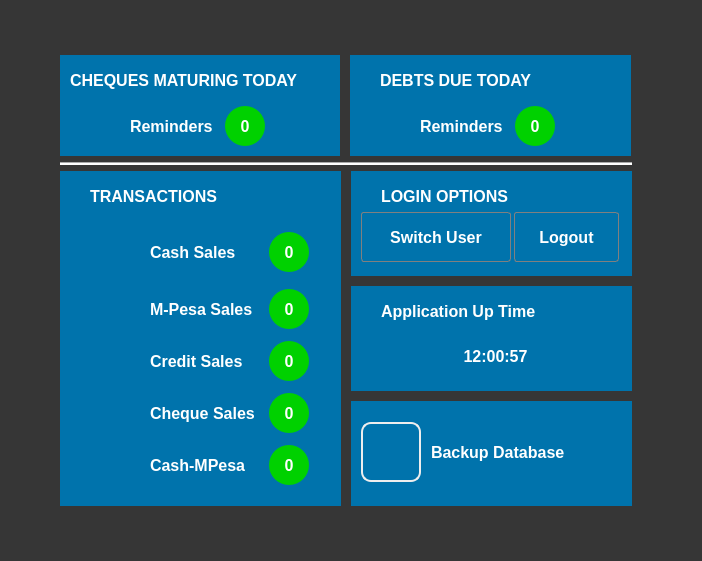
<?xml version="1.0" encoding="UTF-8"?>
<ui version="4.0">
 <class>DashboardForm</class>
 <widget class="QWidget" name="DashboardForm">
  <property name="geometry">
   <rect>
    <x>0</x>
    <y>0</y>
    <width>702</width>
    <height>561</height>
   </rect>
  </property>
  <property name="windowTitle">
   <string>Form</string>
  </property>
  <property name="styleSheet">
   <string notr="true">*{
background-color:rgb(54,54,54);
font:12pt;
color:white;
}</string>
  </property>
  <layout class="QHBoxLayout" name="horizontalLayout">
   <property name="spacing">
    <number>0</number>
   </property>
   <property name="leftMargin">
    <number>0</number>
   </property>
   <property name="topMargin">
    <number>0</number>
   </property>
   <property name="rightMargin">
    <number>0</number>
   </property>
   <property name="bottomMargin">
    <number>0</number>
   </property>
   <item>
    <widget class="QWidget" name="HomeForm" native="true">
     <property name="styleSheet">
      <string notr="true">QPushButton#backupDbBtn{
border:2px solid #eeeeee;
border-radius:10px;
}
QPushButton#backupDbBtn:hover{
border:1px solid pink;
}
QPushButton#backupDbBtn:pressed{
border:3px solid orange;
}</string>
     </property>
     <layout class="QGridLayout" name="gridLayout">
      <item row="1" column="0">
       <layout class="QHBoxLayout" name="horizontalLayout_14">
        <item>
         <spacer name="horizontalSpacer">
          <property name="orientation">
           <enum>Qt::Horizontal</enum>
          </property>
          <property name="sizeHint" stdset="0">
           <size>
            <width>40</width>
            <height>20</height>
           </size>
          </property>
         </spacer>
        </item>
        <item>
         <layout class="QVBoxLayout" name="verticalLayout_3">
          <property name="topMargin">
           <number>0</number>
          </property>
          <property name="rightMargin">
           <number>10</number>
          </property>
          <item>
           <layout class="QHBoxLayout" name="horizontalLayout_7">
            <property name="spacing">
             <number>10</number>
            </property>
            <item>
             <widget class="QWidget" name="widget_2" native="true">
              <property name="sizePolicy">
               <sizepolicy hsizetype="Fixed" vsizetype="Fixed">
                <horstretch>0</horstretch>
                <verstretch>0</verstretch>
               </sizepolicy>
              </property>
              <property name="minimumSize">
               <size>
                <width>280</width>
                <height>101</height>
               </size>
              </property>
              <property name="styleSheet">
               <string notr="true">background-color: rgb(0, 115, 172);
font-weight:bold;</string>
              </property>
              <widget class="QLabel" name="label">
               <property name="geometry">
                <rect>
                 <x>10</x>
                 <y>10</y>
                 <width>241</width>
                 <height>30</height>
                </rect>
               </property>
               <property name="minimumSize">
                <size>
                 <width>0</width>
                 <height>30</height>
                </size>
               </property>
               <property name="text">
                <string>CHEQUES MATURING TODAY</string>
               </property>
              </widget>
              <widget class="QWidget" name="layoutWidget">
               <property name="geometry">
                <rect>
                 <x>70</x>
                 <y>50</y>
                 <width>135</width>
                 <height>42</height>
                </rect>
               </property>
               <layout class="QHBoxLayout" name="horizontalLayout_2">
                <item>
                 <widget class="QLabel" name="label_2">
                  <property name="minimumSize">
                   <size>
                    <width>0</width>
                    <height>30</height>
                   </size>
                  </property>
                  <property name="text">
                   <string>Reminders</string>
                  </property>
                 </widget>
                </item>
                <item>
                 <widget class="QLabel" name="chequeRemindersBadgeLabel">
                  <property name="minimumSize">
                   <size>
                    <width>40</width>
                    <height>40</height>
                   </size>
                  </property>
                  <property name="maximumSize">
                   <size>
                    <width>40</width>
                    <height>40</height>
                   </size>
                  </property>
                  <property name="styleSheet">
                   <string notr="true">background-color:#00d100;
border-radius:20px;</string>
                  </property>
                  <property name="text">
                   <string>0</string>
                  </property>
                  <property name="alignment">
                   <set>Qt::AlignCenter</set>
                  </property>
                 </widget>
                </item>
               </layout>
              </widget>
             </widget>
            </item>
            <item>
             <widget class="QWidget" name="widget_3" native="true">
              <property name="sizePolicy">
               <sizepolicy hsizetype="Fixed" vsizetype="Fixed">
                <horstretch>0</horstretch>
                <verstretch>0</verstretch>
               </sizepolicy>
              </property>
              <property name="minimumSize">
               <size>
                <width>281</width>
                <height>101</height>
               </size>
              </property>
              <property name="styleSheet">
               <string notr="true">background-color: rgb(0, 115, 172);
font-weight:bold;</string>
              </property>
              <widget class="QLabel" name="label_3">
               <property name="geometry">
                <rect>
                 <x>30</x>
                 <y>10</y>
                 <width>181</width>
                 <height>30</height>
                </rect>
               </property>
               <property name="minimumSize">
                <size>
                 <width>0</width>
                 <height>30</height>
                </size>
               </property>
               <property name="text">
                <string>DEBTS DUE TODAY</string>
               </property>
              </widget>
              <widget class="QWidget" name="layoutWidget">
               <property name="geometry">
                <rect>
                 <x>70</x>
                 <y>50</y>
                 <width>135</width>
                 <height>42</height>
                </rect>
               </property>
               <layout class="QHBoxLayout" name="horizontalLayout_3">
                <item>
                 <widget class="QLabel" name="label_4">
                  <property name="minimumSize">
                   <size>
                    <width>0</width>
                    <height>30</height>
                   </size>
                  </property>
                  <property name="text">
                   <string>Reminders</string>
                  </property>
                 </widget>
                </item>
                <item>
                 <widget class="QLabel" name="debtRemindersBadgeLabel">
                  <property name="minimumSize">
                   <size>
                    <width>40</width>
                    <height>40</height>
                   </size>
                  </property>
                  <property name="maximumSize">
                   <size>
                    <width>40</width>
                    <height>40</height>
                   </size>
                  </property>
                  <property name="styleSheet">
                   <string notr="true">background-color:#00d100;
border-radius:20px;</string>
                  </property>
                  <property name="text">
                   <string>0</string>
                  </property>
                  <property name="alignment">
                   <set>Qt::AlignCenter</set>
                  </property>
                 </widget>
                </item>
               </layout>
              </widget>
             </widget>
            </item>
           </layout>
          </item>
          <item>
           <widget class="Line" name="line">
            <property name="styleSheet">
             <string notr="true">background-color:white;</string>
            </property>
            <property name="orientation">
             <enum>Qt::Horizontal</enum>
            </property>
           </widget>
          </item>
          <item>
           <layout class="QHBoxLayout" name="horizontalLayout_12">
            <property name="spacing">
             <number>10</number>
            </property>
            <item>
             <widget class="QWidget" name="widget_6" native="true">
              <property name="sizePolicy">
               <sizepolicy hsizetype="Fixed" vsizetype="Fixed">
                <horstretch>0</horstretch>
                <verstretch>0</verstretch>
               </sizepolicy>
              </property>
              <property name="minimumSize">
               <size>
                <width>281</width>
                <height>335</height>
               </size>
              </property>
              <property name="styleSheet">
               <string notr="true">background-color: rgb(0, 115, 172);
font-weight:bold;</string>
              </property>
              <widget class="QLabel" name="label_9">
               <property name="geometry">
                <rect>
                 <x>30</x>
                 <y>10</y>
                 <width>151</width>
                 <height>30</height>
                </rect>
               </property>
               <property name="minimumSize">
                <size>
                 <width>0</width>
                 <height>30</height>
                </size>
               </property>
               <property name="text">
                <string>TRANSACTIONS</string>
               </property>
              </widget>
              <widget class="QWidget" name="layoutWidget">
               <property name="geometry">
                <rect>
                 <x>90</x>
                 <y>50</y>
                 <width>159</width>
                 <height>271</height>
                </rect>
               </property>
               <layout class="QVBoxLayout" name="verticalLayout">
                <item>
                 <layout class="QHBoxLayout" name="horizontalLayout_6">
                  <item>
                   <widget class="QLabel" name="label_10">
                    <property name="minimumSize">
                     <size>
                      <width>0</width>
                      <height>50</height>
                     </size>
                    </property>
                    <property name="text">
                     <string>Cash Sales</string>
                    </property>
                   </widget>
                  </item>
                  <item>
                   <widget class="QLabel" name="cashSalesBadge">
                    <property name="minimumSize">
                     <size>
                      <width>40</width>
                      <height>40</height>
                     </size>
                    </property>
                    <property name="maximumSize">
                     <size>
                      <width>40</width>
                      <height>40</height>
                     </size>
                    </property>
                    <property name="styleSheet">
                     <string notr="true">background-color:#00d100;
border-radius:20px;
</string>
                    </property>
                    <property name="text">
                     <string>0</string>
                    </property>
                    <property name="alignment">
                     <set>Qt::AlignCenter</set>
                    </property>
                   </widget>
                  </item>
                 </layout>
                </item>
                <item>
                 <layout class="QHBoxLayout" name="horizontalLayout_8">
                  <item>
                   <widget class="QLabel" name="label_13">
                    <property name="minimumSize">
                     <size>
                      <width>0</width>
                      <height>30</height>
                     </size>
                    </property>
                    <property name="text">
                     <string>M-Pesa Sales</string>
                    </property>
                   </widget>
                  </item>
                  <item>
                   <widget class="QLabel" name="mpesaBadgeLabel">
                    <property name="minimumSize">
                     <size>
                      <width>40</width>
                      <height>40</height>
                     </size>
                    </property>
                    <property name="maximumSize">
                     <size>
                      <width>40</width>
                      <height>40</height>
                     </size>
                    </property>
                    <property name="styleSheet">
                     <string notr="true">background-color:#00d100;
border-radius:20px;</string>
                    </property>
                    <property name="text">
                     <string>0</string>
                    </property>
                    <property name="alignment">
                     <set>Qt::AlignCenter</set>
                    </property>
                   </widget>
                  </item>
                 </layout>
                </item>
                <item>
                 <layout class="QHBoxLayout" name="horizontalLayout_9">
                  <item>
                   <widget class="QLabel" name="label_14">
                    <property name="minimumSize">
                     <size>
                      <width>0</width>
                      <height>30</height>
                     </size>
                    </property>
                    <property name="text">
                     <string>Credit Sales</string>
                    </property>
                   </widget>
                  </item>
                  <item>
                   <widget class="QLabel" name="creditBadgeLabel">
                    <property name="minimumSize">
                     <size>
                      <width>40</width>
                      <height>40</height>
                     </size>
                    </property>
                    <property name="maximumSize">
                     <size>
                      <width>40</width>
                      <height>40</height>
                     </size>
                    </property>
                    <property name="styleSheet">
                     <string notr="true">background-color:#00d100;
border-radius:20px;</string>
                    </property>
                    <property name="text">
                     <string>0</string>
                    </property>
                    <property name="alignment">
                     <set>Qt::AlignCenter</set>
                    </property>
                   </widget>
                  </item>
                 </layout>
                </item>
                <item>
                 <layout class="QHBoxLayout" name="horizontalLayout_10">
                  <item>
                   <widget class="QLabel" name="label_15">
                    <property name="minimumSize">
                     <size>
                      <width>0</width>
                      <height>30</height>
                     </size>
                    </property>
                    <property name="text">
                     <string>Cheque Sales</string>
                    </property>
                   </widget>
                  </item>
                  <item>
                   <widget class="QLabel" name="chequebadgelbl">
                    <property name="minimumSize">
                     <size>
                      <width>40</width>
                      <height>40</height>
                     </size>
                    </property>
                    <property name="maximumSize">
                     <size>
                      <width>40</width>
                      <height>40</height>
                     </size>
                    </property>
                    <property name="styleSheet">
                     <string notr="true">background-color:#00d100;
border-radius:20px;</string>
                    </property>
                    <property name="text">
                     <string>0</string>
                    </property>
                    <property name="alignment">
                     <set>Qt::AlignCenter</set>
                    </property>
                   </widget>
                  </item>
                 </layout>
                </item>
                <item>
                 <layout class="QHBoxLayout" name="horizontalLayout_11">
                  <item>
                   <widget class="QLabel" name="label_16">
                    <property name="minimumSize">
                     <size>
                      <width>0</width>
                      <height>30</height>
                     </size>
                    </property>
                    <property name="text">
                     <string>Cash-MPesa</string>
                    </property>
                   </widget>
                  </item>
                  <item>
                   <widget class="QLabel" name="cashmpesaLbl">
                    <property name="minimumSize">
                     <size>
                      <width>40</width>
                      <height>40</height>
                     </size>
                    </property>
                    <property name="maximumSize">
                     <size>
                      <width>40</width>
                      <height>40</height>
                     </size>
                    </property>
                    <property name="styleSheet">
                     <string notr="true">background-color:#00d100;
border-radius:20px;</string>
                    </property>
                    <property name="text">
                     <string>0</string>
                    </property>
                    <property name="alignment">
                     <set>Qt::AlignCenter</set>
                    </property>
                   </widget>
                  </item>
                 </layout>
                </item>
               </layout>
              </widget>
             </widget>
            </item>
            <item>
             <layout class="QVBoxLayout" name="verticalLayout_2">
              <item>
               <widget class="QWidget" name="widget_5" native="true">
                <property name="enabled">
                 <bool>true</bool>
                </property>
                <property name="sizePolicy">
                 <sizepolicy hsizetype="Fixed" vsizetype="Fixed">
                  <horstretch>0</horstretch>
                  <verstretch>0</verstretch>
                 </sizepolicy>
                </property>
                <property name="minimumSize">
                 <size>
                  <width>281</width>
                  <height>105</height>
                 </size>
                </property>
                <property name="styleSheet">
                 <string notr="true">*{
background-color: rgb(0, 115, 172);
font-weight:bold;
}
QPushButton{
font:12px &quot;MS Shell Dlg 2&quot;;
border:1px solid grey;
border-radius:3px;
}

QPushButton:hover{
border:2px solid white;
}
QPushButton:pressed{
border:3px solid grey;
}</string>
                </property>
                <widget class="QLabel" name="label_7">
                 <property name="geometry">
                  <rect>
                   <x>30</x>
                   <y>10</y>
                   <width>141</width>
                   <height>30</height>
                  </rect>
                 </property>
                 <property name="minimumSize">
                  <size>
                   <width>0</width>
                   <height>30</height>
                  </size>
                 </property>
                 <property name="text">
                  <string>LOGIN OPTIONS</string>
                 </property>
                </widget>
                <widget class="QWidget" name="layoutWidget">
                 <property name="geometry">
                  <rect>
                   <x>10</x>
                   <y>40</y>
                   <width>258</width>
                   <height>52</height>
                  </rect>
                 </property>
                 <layout class="QHBoxLayout" name="horizontalLayout_5">
                  <property name="spacing">
                   <number>3</number>
                  </property>
                  <item>
                   <widget class="QPushButton" name="switchUserBtn">
                    <property name="enabled">
                     <bool>true</bool>
                    </property>
                    <property name="minimumSize">
                     <size>
                      <width>150</width>
                      <height>50</height>
                     </size>
                    </property>
                    <property name="maximumSize">
                     <size>
                      <width>200</width>
                      <height>50</height>
                     </size>
                    </property>
                    <property name="styleSheet">
                     <string notr="true"/>
                    </property>
                    <property name="text">
                     <string>Switch User</string>
                    </property>
                    <property name="iconSize">
                     <size>
                      <width>32</width>
                      <height>32</height>
                     </size>
                    </property>
                   </widget>
                  </item>
                  <item>
                   <widget class="QPushButton" name="logoutBtn">
                    <property name="enabled">
                     <bool>true</bool>
                    </property>
                    <property name="minimumSize">
                     <size>
                      <width>100</width>
                      <height>50</height>
                     </size>
                    </property>
                    <property name="maximumSize">
                     <size>
                      <width>200</width>
                      <height>50</height>
                     </size>
                    </property>
                    <property name="styleSheet">
                     <string notr="true"/>
                    </property>
                    <property name="text">
                     <string>Logout</string>
                    </property>
                    <property name="iconSize">
                     <size>
                      <width>32</width>
                      <height>32</height>
                     </size>
                    </property>
                   </widget>
                  </item>
                 </layout>
                </widget>
               </widget>
              </item>
              <item>
               <widget class="QWidget" name="widget_4" native="true">
                <property name="sizePolicy">
                 <sizepolicy hsizetype="Fixed" vsizetype="Fixed">
                  <horstretch>0</horstretch>
                  <verstretch>0</verstretch>
                 </sizepolicy>
                </property>
                <property name="minimumSize">
                 <size>
                  <width>281</width>
                  <height>105</height>
                 </size>
                </property>
                <property name="styleSheet">
                 <string notr="true">background-color: rgb(0, 115, 172);
font-weight:bold;</string>
                </property>
                <widget class="QLabel" name="label_5">
                 <property name="geometry">
                  <rect>
                   <x>30</x>
                   <y>10</y>
                   <width>181</width>
                   <height>30</height>
                  </rect>
                 </property>
                 <property name="minimumSize">
                  <size>
                   <width>0</width>
                   <height>30</height>
                  </size>
                 </property>
                 <property name="text">
                  <string>Application Up Time</string>
                 </property>
                </widget>
                <widget class="QLabel" name="datetimeLbl">
                 <property name="geometry">
                  <rect>
                   <x>19</x>
                   <y>50</y>
                   <width>251</width>
                   <height>40</height>
                  </rect>
                 </property>
                 <property name="minimumSize">
                  <size>
                   <width>200</width>
                   <height>30</height>
                  </size>
                 </property>
                 <property name="text">
                  <string>12:00:57</string>
                 </property>
                 <property name="alignment">
                  <set>Qt::AlignCenter</set>
                 </property>
                </widget>
               </widget>
              </item>
              <item>
               <widget class="QWidget" name="widget_7" native="true">
                <property name="sizePolicy">
                 <sizepolicy hsizetype="Fixed" vsizetype="Fixed">
                  <horstretch>0</horstretch>
                  <verstretch>0</verstretch>
                 </sizepolicy>
                </property>
                <property name="minimumSize">
                 <size>
                  <width>281</width>
                  <height>105</height>
                 </size>
                </property>
                <property name="styleSheet">
                 <string notr="true">*{
background-color: rgb(0, 115, 172);
font-weight:bold;
}
QPushButton:hover{
border:2px solid orange;
}
QPushButton:pressed{
border:3px solid orange;
}</string>
                </property>
                <widget class="QWidget" name="layoutWidget">
                 <property name="geometry">
                  <rect>
                   <x>10</x>
                   <y>20</y>
                   <width>213</width>
                   <height>62</height>
                  </rect>
                 </property>
                 <layout class="QHBoxLayout" name="horizontalLayout_13">
                  <property name="spacing">
                   <number>10</number>
                  </property>
                  <item>
                   <widget class="QPushButton" name="backupDbBtn">
                    <property name="enabled">
                     <bool>false</bool>
                    </property>
                    <property name="minimumSize">
                     <size>
                      <width>60</width>
                      <height>60</height>
                     </size>
                    </property>
                    <property name="maximumSize">
                     <size>
                      <width>60</width>
                      <height>60</height>
                     </size>
                    </property>
                    <property name="text">
                     <string/>
                    </property>
                    <property name="iconSize">
                     <size>
                      <width>50</width>
                      <height>50</height>
                     </size>
                    </property>
                   </widget>
                  </item>
                  <item>
                   <widget class="QLabel" name="label_11">
                    <property name="minimumSize">
                     <size>
                      <width>0</width>
                      <height>30</height>
                     </size>
                    </property>
                    <property name="text">
                     <string>Backup Database</string>
                    </property>
                   </widget>
                  </item>
                 </layout>
                </widget>
               </widget>
              </item>
             </layout>
            </item>
           </layout>
          </item>
         </layout>
        </item>
        <item>
         <spacer name="horizontalSpacer_2">
          <property name="orientation">
           <enum>Qt::Horizontal</enum>
          </property>
          <property name="sizeHint" stdset="0">
           <size>
            <width>40</width>
            <height>20</height>
           </size>
          </property>
         </spacer>
        </item>
       </layout>
      </item>
      <item row="2" column="0">
       <spacer name="verticalSpacer">
        <property name="orientation">
         <enum>Qt::Vertical</enum>
        </property>
        <property name="sizeHint" stdset="0">
         <size>
          <width>20</width>
          <height>24</height>
         </size>
        </property>
       </spacer>
      </item>
      <item row="0" column="0">
       <spacer name="verticalSpacer_2">
        <property name="orientation">
         <enum>Qt::Vertical</enum>
        </property>
        <property name="sizeHint" stdset="0">
         <size>
          <width>20</width>
          <height>40</height>
         </size>
        </property>
       </spacer>
      </item>
     </layout>
    </widget>
   </item>
  </layout>
 </widget>
 <resources/>
 <connections/>
</ui>
